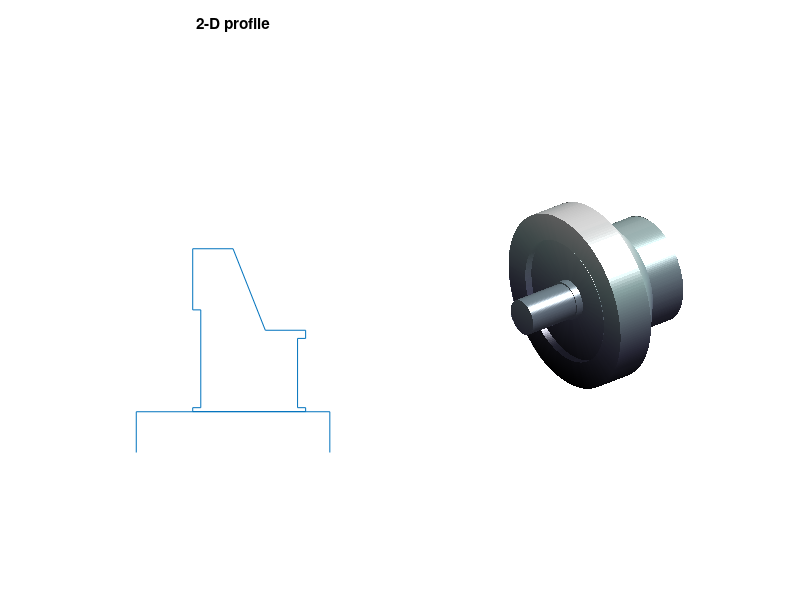

Reproduce this figure in MATLAB. (Note: this script raises an error after producing the figure.)
% Listing 11-13 - Rotating an irregular shape
clear
clc
close all

 x = [0 0 3 3 1.75 1.75 2 2 1.75 1.75 3 4 ...
      5.25 5.25 5 5 5.25 5.25 3 3 6 6];
 y = [0 .5 .5 .502 .502 .55 .55 1.75 1.75 ...
       2.5 2.5 1.5 1.5 1.4 1.4 ...
      .55 .55 .502 .502 .5 .5 0];
 subplot(1, 2, 1) 
 plot(x, y)
 axis ([-1 7 -1 5]), axis off
 title('2-D profile')
 
 facets = 200;
 subplot(1, 2, 2)
 [xx tth] = meshgrid( x, linspace(0, 2*pi, facets) );
 radius = meshgrid( y, 1:facets);
 yy = radius .* cos(tth);
 zz = radius .* sin(tth);
 surf(xx, yy, zz);
 shading interp
 axis square, axis tight, axis off
 colormap bone
 lightangle(60, 45)
 alpha(0.8)
 title('rotated object')
